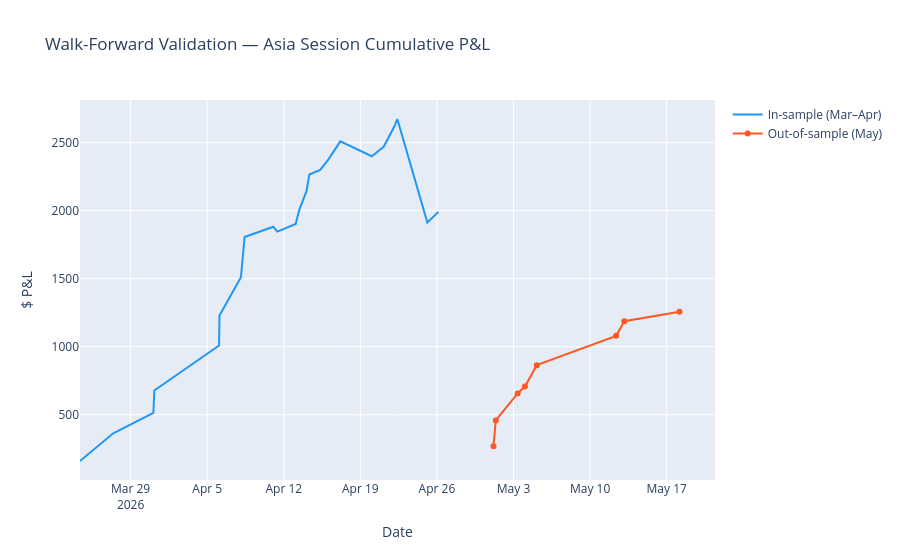

Source (notebook cell):
### Markdown cell above
## Walk-Forward Validation (Out-of-Sample)

Strategy parameters are **fixed** — the constants set above were derived from first
principles and are applied unchanged to the hold-out period.

**Split**: train = March 21 – April 30 · test = May 1 – 18  
*(Asia session filter applied in both periods.)*

### Code cell
from datetime import date

TRAIN_END  = date(2026, 4, 30)
TEST_START = date(2026, 5,  1)

surface_train = surface.filter(pl.col("trade_date") <= TRAIN_END)
surface_test  = surface.filter(pl.col("trade_date") >= TEST_START)

print(f"Train: {surface_train['trade_date'].min()} → {TRAIN_END}  "
      f"({surface_train['trade_date'].n_unique()} unique days)")
print(f"Test : {TEST_START} → {surface_test['trade_date'].max()}  "
      f"({surface_test['trade_date'].n_unique()} unique days)")

trades_train = run_full_backtest(surface_train, session_hours=ASIA_SESSION_HOURS)
trades_test  = run_full_backtest(surface_test,  session_hours=ASIA_SESSION_HOURS)

m_train = compute_metrics(trades_train)
m_test  = compute_metrics(trades_test)

cmp = pd.DataFrame(
    {"In-sample (Mar–Apr)": m_train, "Out-of-sample (May)": m_test},
).T

print("\n=== WALK-FORWARD VALIDATION — ASIA SESSION ===")
display(cmp[["n_trades", "total_return_$", "sharpe_ratio", "win_rate_pct",
             "max_drawdown_$", "itm_rate_pct", "early_exit_pct"]])

fig_wf = go.Figure()
for tdf, label, color in [
    (trades_train.to_pandas(), "In-sample (Mar–Apr)", "#2196F3"),
    (trades_test.to_pandas(),  "Out-of-sample (May)", "#FF5722"),
]:
    if len(tdf) > 0:
        tdf["expiry_ts"] = pd.to_datetime(tdf["expiry_ts"], utc=True)
        tdf = tdf.sort_values("expiry_ts")
        tdf["cum_pnl"] = tdf["pnl"].cumsum()
        fig_wf.add_trace(go.Scatter(
            x=tdf["expiry_ts"], y=tdf["cum_pnl"],
            name=label, line=dict(width=2, color=color),
        ))

fig_wf.update_layout(
    title="Walk-Forward Validation — Asia Session Cumulative P&L",
    xaxis_title="Date", yaxis_title="$ P&L", hovermode="x unified",
)
fig_wf.show()

### Figure 1 — Plotly figure (JSON) as saved in the notebook; plotly's stock layout.template omitted (floating-point values rounded to 4 significant figures)
{"data": [{"line": {"color": "#2196F3", "width": 2}, "name": "In-sample (Mar–Apr)", "x": ["2026-03-24T09:00:00.000000", "2026-03-27T10:00:00.000000", "2026-03-31T02:00:00.000000", "2026-03-31T04:00:00.000000", "2026-04-06T02:00:00.000000", "2026-04-06T03:00:00.000000", "2026-04-08T02:00:00.000000", "2026-04-08T10:00:00.000000", "2026-04-11T01:00:00.000000", "2026-04-11T10:00:00.000000", "2026-04-13T02:00:00.000000", "2026-04-13T10:00:00.000000", "2026-04-14T02:00:00.000000", "2026-04-14T08:00:00.000000", "2026-04-15T08:00:00.000000", "2026-04-16T02:00:00.000000", "2026-04-17T04:00:00.000000", "2026-04-20T01:00:00.000000", "2026-04-21T03:00:00.000000", "2026-04-22T03:00:00.000000", "2026-04-22T09:00:00.000000", "2026-04-25T03:00:00.000000", "2026-04-26T03:00:00.000000"], "y": [160.7, 363.8, 514.9, 679.2, 1008.0, 1229.0, 1510.0, 1806.0, 1881.0, 1846.0, 1902.0, 2005.0, 2145.0, 2266.0, 2298.0, 2377.0, 2509.0, 2399.0, 2469.0, 2621.0, 2673.0, 1912.0, 1990.0], "type": "scatter"}, {"line": {"color": "#FF5722", "width": 2}, "name": "Out-of-sample (May)", "x": ["2026-05-01T04:00:00.000000", "2026-05-01T09:00:00.000000", "2026-05-03T09:00:00.000000", "2026-05-04T01:00:00.000000", "2026-05-05T03:00:00.000000", "2026-05-12T09:00:00.000000", "2026-05-13T03:00:00.000000", "2026-05-18T04:00:00.000000"], "y": [269.9, 458.5, 657.3, 707.5, 864.6, 1080.0, 1188.0, 1257.0], "type": "scatter"}], "layout": {"title": {"text": "Walk-Forward Validation — Asia Session Cumulative P&L"}, "xaxis": {"title": {"text": "Date"}}, "yaxis": {"title": {"text": "$ P&L"}}, "hovermode": "x unified"}}
